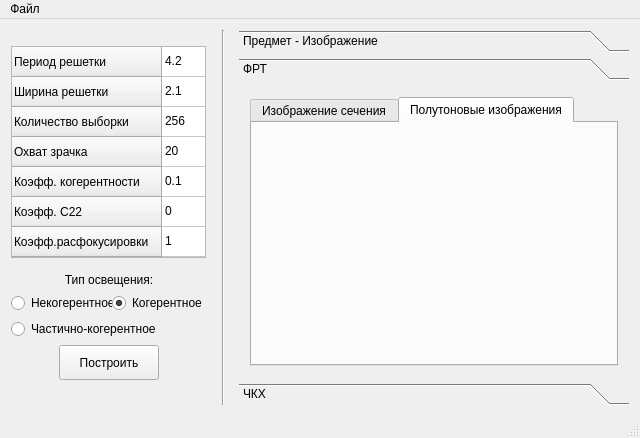
<?xml version="1.0" encoding="UTF-8"?>
<ui version="4.0">
 <class>MainWindow</class>
 <widget class="QMainWindow" name="MainWindow">
  <property name="geometry">
   <rect>
    <x>0</x>
    <y>0</y>
    <width>640</width>
    <height>438</height>
   </rect>
  </property>
  <property name="maximumSize">
   <size>
    <width>2048</width>
    <height>1080</height>
   </size>
  </property>
  <property name="focusPolicy">
   <enum>Qt::NoFocus</enum>
  </property>
  <property name="contextMenuPolicy">
   <enum>Qt::NoContextMenu</enum>
  </property>
  <property name="windowTitle">
   <string>MainWindow</string>
  </property>
  <property name="animated">
   <bool>true</bool>
  </property>
  <property name="documentMode">
   <bool>false</bool>
  </property>
  <property name="unifiedTitleAndToolBarOnMac">
   <bool>false</bool>
  </property>
  <widget class="QWidget" name="centralWidget">
   <layout class="QHBoxLayout" name="horizontalLayout_3">
    <item>
     <layout class="QGridLayout" name="gridLayout_6">
      <item row="6" column="0">
       <widget class="QRadioButton" name="radioButton_3">
        <property name="text">
         <string>Частично-когерентное</string>
        </property>
       </widget>
      </item>
      <item row="0" column="0" colspan="2">
       <widget class="QTableWidget" name="tableWidget">
        <property name="enabled">
         <bool>true</bool>
        </property>
        <property name="sizePolicy">
         <sizepolicy hsizetype="Fixed" vsizetype="Fixed">
          <horstretch>0</horstretch>
          <verstretch>0</verstretch>
         </sizepolicy>
        </property>
        <property name="minimumSize">
         <size>
          <width>195</width>
          <height>212</height>
         </size>
        </property>
        <property name="maximumSize">
         <size>
          <width>195</width>
          <height>180</height>
         </size>
        </property>
        <property name="baseSize">
         <size>
          <width>0</width>
          <height>0</height>
         </size>
        </property>
        <property name="autoFillBackground">
         <bool>false</bool>
        </property>
        <property name="styleSheet">
         <string notr="true">border-color: rgb(0, 0, 0);</string>
        </property>
        <property name="frameShape">
         <enum>QFrame::StyledPanel</enum>
        </property>
        <property name="frameShadow">
         <enum>QFrame::Plain</enum>
        </property>
        <property name="lineWidth">
         <number>1</number>
        </property>
        <property name="midLineWidth">
         <number>40</number>
        </property>
        <property name="verticalScrollBarPolicy">
         <enum>Qt::ScrollBarAlwaysOff</enum>
        </property>
        <property name="horizontalScrollBarPolicy">
         <enum>Qt::ScrollBarAlwaysOff</enum>
        </property>
        <property name="dragDropMode">
         <enum>QAbstractItemView::NoDragDrop</enum>
        </property>
        <property name="showGrid">
         <bool>true</bool>
        </property>
        <property name="gridStyle">
         <enum>Qt::SolidLine</enum>
        </property>
        <property name="sortingEnabled">
         <bool>false</bool>
        </property>
        <property name="wordWrap">
         <bool>true</bool>
        </property>
        <property name="cornerButtonEnabled">
         <bool>true</bool>
        </property>
        <attribute name="horizontalHeaderVisible">
         <bool>false</bool>
        </attribute>
        <attribute name="horizontalHeaderCascadingSectionResizes">
         <bool>false</bool>
        </attribute>
        <attribute name="horizontalHeaderDefaultSectionSize">
         <number>63</number>
        </attribute>
        <attribute name="horizontalHeaderHighlightSections">
         <bool>true</bool>
        </attribute>
        <attribute name="horizontalHeaderMinimumSectionSize">
         <number>60</number>
        </attribute>
        <attribute name="horizontalHeaderShowSortIndicator" stdset="0">
         <bool>false</bool>
        </attribute>
        <attribute name="horizontalHeaderStretchLastSection">
         <bool>false</bool>
        </attribute>
        <attribute name="verticalHeaderVisible">
         <bool>true</bool>
        </attribute>
        <attribute name="verticalHeaderShowSortIndicator" stdset="0">
         <bool>false</bool>
        </attribute>
        <attribute name="verticalHeaderStretchLastSection">
         <bool>false</bool>
        </attribute>
        <row>
         <property name="text">
          <string>Период решетки</string>
         </property>
        </row>
        <row>
         <property name="text">
          <string>Ширина решетки</string>
         </property>
        </row>
        <row>
         <property name="text">
          <string>Количество выборки</string>
         </property>
        </row>
        <row>
         <property name="text">
          <string>Охват зрачка</string>
         </property>
        </row>
        <row>
         <property name="text">
          <string>Коэфф. когерентности</string>
         </property>
        </row>
        <row>
         <property name="text">
          <string>Коэфф. С22</string>
         </property>
        </row>
        <row>
         <property name="text">
          <string>Коэфф.расфокусировки</string>
         </property>
        </row>
        <column>
         <property name="text">
          <string/>
         </property>
        </column>
        <item row="0" column="0">
         <property name="text">
          <string>4.2</string>
         </property>
        </item>
        <item row="1" column="0">
         <property name="text">
          <string>2.1</string>
         </property>
        </item>
        <item row="2" column="0">
         <property name="text">
          <string>256</string>
         </property>
        </item>
        <item row="3" column="0">
         <property name="text">
          <string>20</string>
         </property>
        </item>
        <item row="4" column="0">
         <property name="text">
          <string>0.1</string>
         </property>
        </item>
        <item row="5" column="0">
         <property name="text">
          <string>0</string>
         </property>
        </item>
        <item row="6" column="0">
         <property name="text">
          <string>1</string>
         </property>
        </item>
       </widget>
      </item>
      <item row="7" column="0" colspan="2">
       <layout class="QHBoxLayout" name="horizontalLayout_2">
        <item>
         <spacer name="horizontalSpacer">
          <property name="orientation">
           <enum>Qt::Horizontal</enum>
          </property>
          <property name="sizeType">
           <enum>QSizePolicy::Fixed</enum>
          </property>
          <property name="sizeHint" stdset="0">
           <size>
            <width>40</width>
            <height>20</height>
           </size>
          </property>
         </spacer>
        </item>
        <item>
         <widget class="QPushButton" name="pushButton">
          <property name="sizePolicy">
           <sizepolicy hsizetype="Fixed" vsizetype="Fixed">
            <horstretch>0</horstretch>
            <verstretch>0</verstretch>
           </sizepolicy>
          </property>
          <property name="minimumSize">
           <size>
            <width>100</width>
            <height>35</height>
           </size>
          </property>
          <property name="maximumSize">
           <size>
            <width>100</width>
            <height>35</height>
           </size>
          </property>
          <property name="text">
           <string>Построить</string>
          </property>
         </widget>
        </item>
        <item>
         <spacer name="horizontalSpacer_2">
          <property name="orientation">
           <enum>Qt::Horizontal</enum>
          </property>
          <property name="sizeType">
           <enum>QSizePolicy::Fixed</enum>
          </property>
          <property name="sizeHint" stdset="0">
           <size>
            <width>40</width>
            <height>20</height>
           </size>
          </property>
         </spacer>
        </item>
       </layout>
      </item>
      <item row="8" column="1">
       <spacer name="verticalSpacer_3">
        <property name="orientation">
         <enum>Qt::Vertical</enum>
        </property>
        <property name="sizeHint" stdset="0">
         <size>
          <width>20</width>
          <height>40</height>
         </size>
        </property>
       </spacer>
      </item>
      <item row="3" column="0" colspan="2">
       <widget class="QLabel" name="label_3">
        <property name="text">
         <string>&lt;html&gt;&lt;head/&gt;&lt;body&gt;&lt;p align=&quot;center&quot;&gt;Тип освещения:&lt;/p&gt;&lt;/body&gt;&lt;/html&gt;</string>
        </property>
       </widget>
      </item>
      <item row="5" column="0" colspan="2">
       <layout class="QHBoxLayout" name="horizontalLayout">
        <property name="spacing">
         <number>0</number>
        </property>
        <property name="sizeConstraint">
         <enum>QLayout::SetFixedSize</enum>
        </property>
        <item>
         <widget class="QRadioButton" name="radioButton_2">
          <property name="maximumSize">
           <size>
            <width>101</width>
            <height>16777215</height>
           </size>
          </property>
          <property name="text">
           <string>Некогерентное</string>
          </property>
         </widget>
        </item>
        <item>
         <widget class="QRadioButton" name="radioButton">
          <property name="text">
           <string>Когерентное</string>
          </property>
          <property name="checked">
           <bool>true</bool>
          </property>
         </widget>
        </item>
       </layout>
      </item>
      <item row="2" column="0">
       <spacer name="verticalSpacer">
        <property name="orientation">
         <enum>Qt::Vertical</enum>
        </property>
        <property name="sizeHint" stdset="0">
         <size>
          <width>20</width>
          <height>40</height>
         </size>
        </property>
       </spacer>
      </item>
     </layout>
    </item>
    <item>
     <widget class="Line" name="line">
      <property name="minimumSize">
       <size>
        <width>20</width>
        <height>0</height>
       </size>
      </property>
      <property name="maximumSize">
       <size>
        <width>20</width>
        <height>16777215</height>
       </size>
      </property>
      <property name="orientation">
       <enum>Qt::Vertical</enum>
      </property>
     </widget>
    </item>
    <item>
     <widget class="QToolBox" name="toolBox">
      <property name="enabled">
       <bool>true</bool>
      </property>
      <property name="currentIndex">
       <number>1</number>
      </property>
      <widget class="QWidget" name="page">
       <property name="geometry">
        <rect>
         <x>0</x>
         <y>0</y>
         <width>393</width>
         <height>298</height>
        </rect>
       </property>
       <attribute name="label">
        <string>Предмет - Изображение</string>
       </attribute>
       <layout class="QGridLayout" name="gridLayout_4">
        <item row="0" column="0">
         <widget class="QTabWidget" name="tabWidget">
          <property name="enabled">
           <bool>true</bool>
          </property>
          <property name="minimumSize">
           <size>
            <width>360</width>
            <height>250</height>
           </size>
          </property>
          <property name="currentIndex">
           <number>0</number>
          </property>
          <widget class="QWidget" name="tab">
           <attribute name="title">
            <string>Изображение сечения</string>
           </attribute>
           <layout class="QGridLayout" name="gridLayout">
            <item row="0" column="0">
             <widget class="QCustomPlot" name="widget" native="true"/>
            </item>
           </layout>
          </widget>
          <widget class="QWidget" name="tab_2">
           <attribute name="title">
            <string>Полутоновые изображения</string>
           </attribute>
           <layout class="QGridLayout" name="gridLayout_2">
            <item row="0" column="1">
             <widget class="QCustomPlot" name="widget_2" native="true">
              <property name="enabled">
               <bool>true</bool>
              </property>
             </widget>
            </item>
            <item row="0" column="0">
             <widget class="QCustomPlot" name="widget_3" native="true"/>
            </item>
           </layout>
          </widget>
         </widget>
        </item>
       </layout>
      </widget>
      <widget class="QWidget" name="page_2">
       <property name="geometry">
        <rect>
         <x>0</x>
         <y>0</y>
         <width>393</width>
         <height>298</height>
        </rect>
       </property>
       <attribute name="label">
        <string>ФРТ</string>
       </attribute>
       <layout class="QGridLayout" name="gridLayout_3">
        <item row="0" column="0">
         <widget class="QTabWidget" name="tabWidget_2">
          <property name="enabled">
           <bool>true</bool>
          </property>
          <property name="minimumSize">
           <size>
            <width>360</width>
            <height>250</height>
           </size>
          </property>
          <property name="currentIndex">
           <number>1</number>
          </property>
          <widget class="QWidget" name="tab_3">
           <attribute name="title">
            <string>Изображение сечения</string>
           </attribute>
           <layout class="QHBoxLayout" name="horizontalLayout_4">
            <item>
             <widget class="QCustomPlot" name="widget_4" native="true"/>
            </item>
           </layout>
          </widget>
          <widget class="QWidget" name="tab_4">
           <attribute name="title">
            <string>Полутоновые изображения</string>
           </attribute>
           <layout class="QHBoxLayout" name="horizontalLayout_5">
            <item>
             <widget class="QCustomPlot" name="widget_6" native="true"/>
            </item>
           </layout>
          </widget>
         </widget>
        </item>
       </layout>
      </widget>
      <widget class="QWidget" name="widget">
       <property name="geometry">
        <rect>
         <x>0</x>
         <y>0</y>
         <width>393</width>
         <height>298</height>
        </rect>
       </property>
       <attribute name="label">
        <string>ЧКХ</string>
       </attribute>
       <layout class="QGridLayout" name="gridLayout_5">
        <item row="0" column="0">
         <widget class="QCustomPlot" name="widget_5" native="true"/>
        </item>
       </layout>
      </widget>
     </widget>
    </item>
   </layout>
  </widget>
  <widget class="QMenuBar" name="menuBar">
   <property name="geometry">
    <rect>
     <x>0</x>
     <y>0</y>
     <width>640</width>
     <height>21</height>
    </rect>
   </property>
   <widget class="QMenu" name="menu">
    <property name="title">
     <string>Файл</string>
    </property>
    <addaction name="action_exit"/>
   </widget>
   <addaction name="menu"/>
  </widget>
  <widget class="QStatusBar" name="statusBar"/>
  <action name="action_exit">
   <property name="text">
    <string>Выход</string>
   </property>
  </action>
  <action name="action_txt">
   <property name="text">
    <string>в txt</string>
   </property>
  </action>
  <action name="action_jpg">
   <property name="text">
    <string>в jpg</string>
   </property>
  </action>
  <action name="action_exportObj">
   <property name="text">
    <string>Экспорт Предмета</string>
   </property>
  </action>
 </widget>
 <layoutdefault spacing="6" margin="11"/>
 <customwidgets>
  <customwidget>
   <class>QCustomPlot</class>
   <extends>QWidget</extends>
   <header>qcustomplot.h</header>
   <container>1</container>
  </customwidget>
 </customwidgets>
 <resources/>
 <connections/>
</ui>
